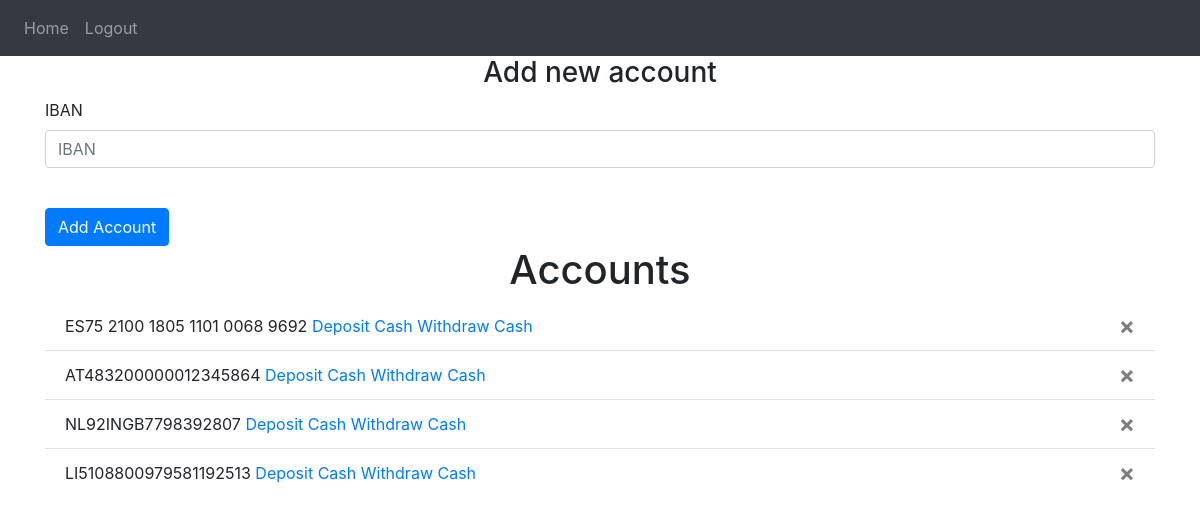
/my_accounts (signed in), run on the app's committed database.
### website/models.py (models this page shows)
class Account(db.Model):
    id = db.Column(db.Integer, primary_key=True)
    iban = db.Column(db.String(10000))
    date = db.Column(db.DateTime(timezone=True), default=func.now())
    user_id = db.Column(db.Integer, db.ForeignKey('user.id'))
    cash = db.Column(db.Integer)

### website/views.py (the view, shortened to what this page needs)
@views.route("/my_accounts", methods=["GET", "POST"])
@login_required
def my_accounts():
    return render_template("my_accounts.html", user=current_user)

### website/__init__.py (called while the page is built)
def create_app():
    app = Flask(__name__)
    app.config["SECRET_KEY"] = "sagasgasd"
    app.config["SQLALCHEMY_DATABASE_URI"] = f"sqlite:///{DB_NAME}"
    db.init_app(app)
    from .views import views
    from .auth import auth
    app.register_blueprint(views, url_prefix="/")
    app.register_blueprint(auth, url_prefix="/")
    from .models import User, Account
    login_manager = LoginManager()
    login_manager.login_view = "auth.login"
    login_manager.init_app(app)
    @login_manager.user_loader
    def load_user(id):
        return User.query.get(int(id))
    with app.app_context():
        print("Database created")
        db.create_all()
    return app

### website/templates/my_accounts.html
{% extends "base.html" %} {% block title %}My Accounts{% endblock %} {% block content %}
<form method="POST">
    <h3 align="center">Add new account</h3>
    <div class = "form-group">
        <label for ="iban">IBAN</label>
        <input type="text" class="form-control" id="iban" name="iban" placeholder="IBAN">
    </div>
    <br>
    <button type="submit" class="btn btn-primary">Add Account</button>
</form>
<h1 align="center">Accounts</h1>
<ul class="list-group list-group-flush" id="accounts">
  {% for account in user.accounts %}
  <li class="list-group-item">{{ account.iban }}
    <button type="button" class="close" onClick="deleteAccount({{ account.id }})">
        <span aria-hidden="true">&times;</span>
    </button>
    <a href="{{ url_for('views.deposit_cash', id = account.id)}}" >Deposit Cash</a>
    <a href="{{ url_for('views.withdraw_cash', id = account.id)}}" >Withdraw Cash</a>
  </li>
  {% endfor %}
</ul>
{% endblock %}

### data on the page
Account: iban "ES75 2100 1805 1101 0068 9692"
Account: iban "AT483200000012345864"
Account: iban "NL92INGB7798392807"
Account: iban "LI5108800979581192513"
